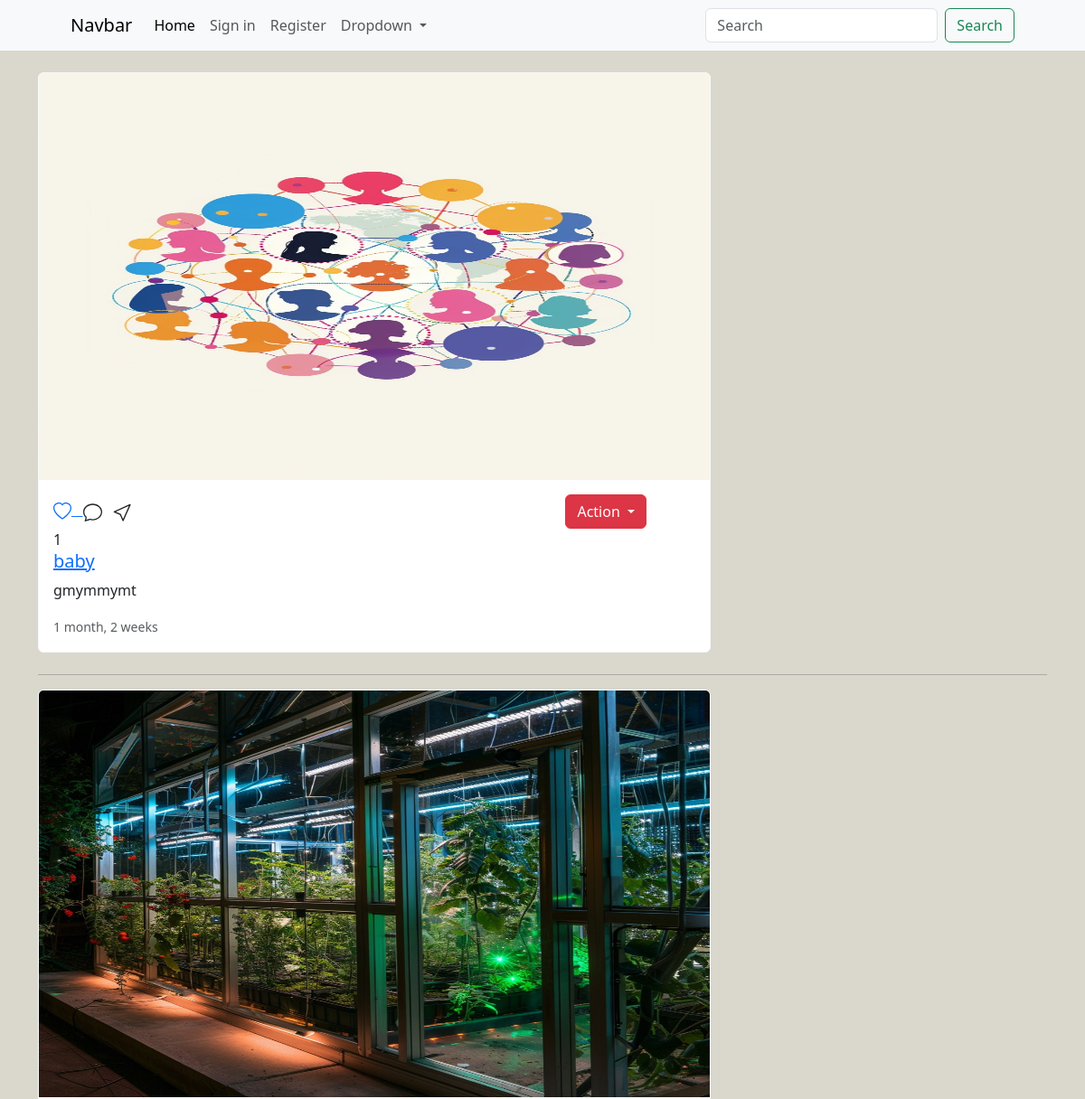
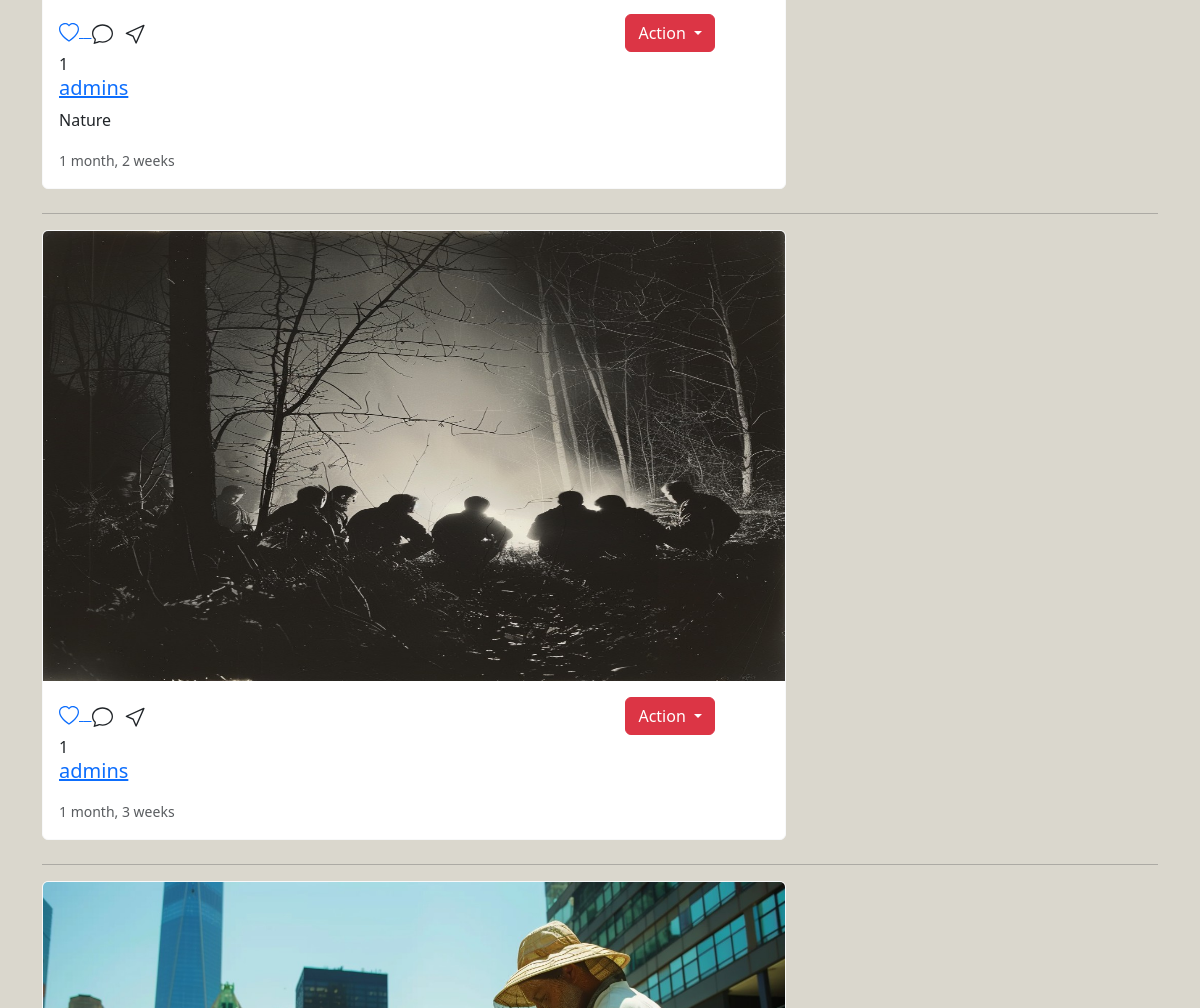
The app's page / (upper part), older data (2 pictures, top to bottom).
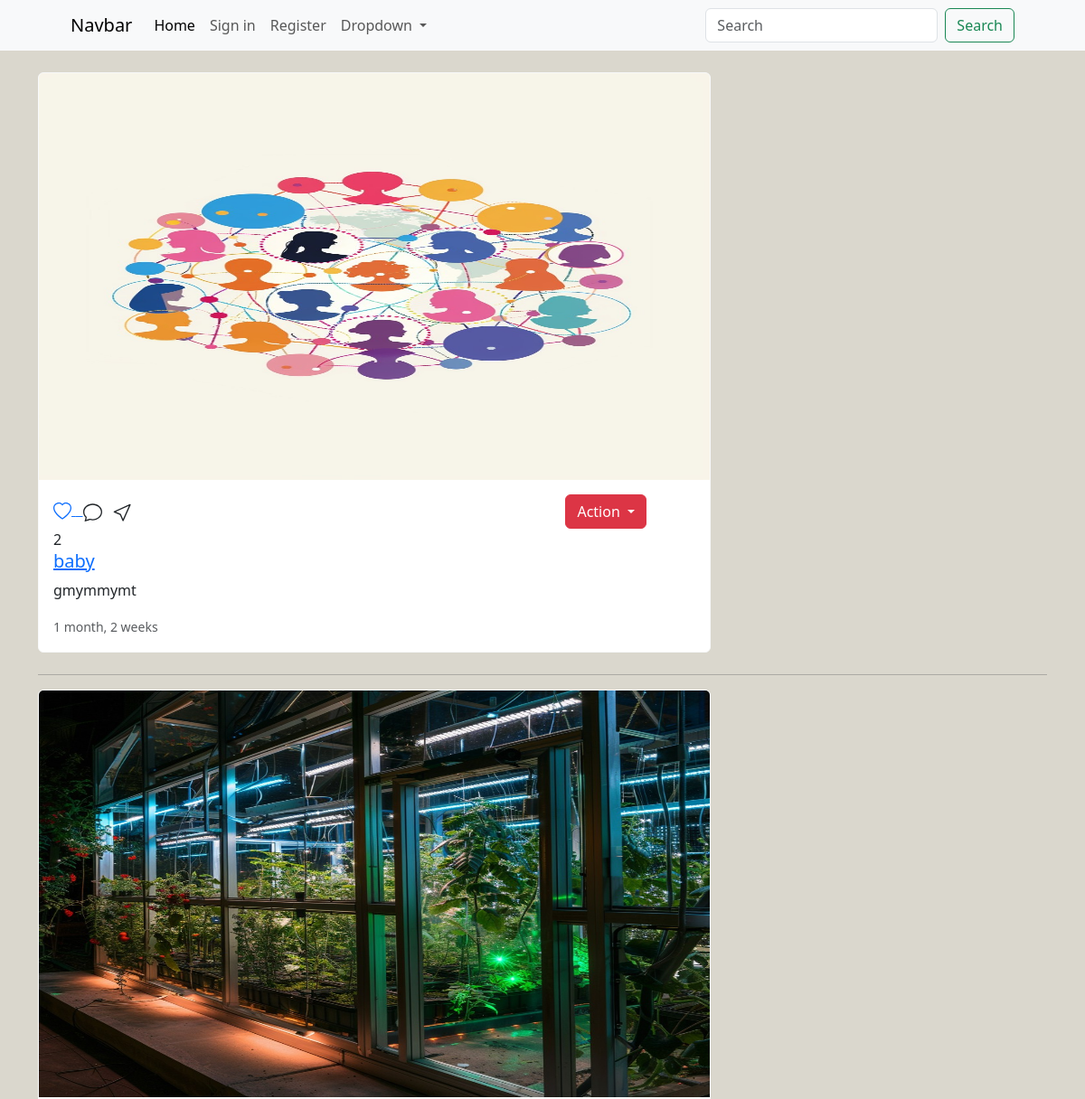
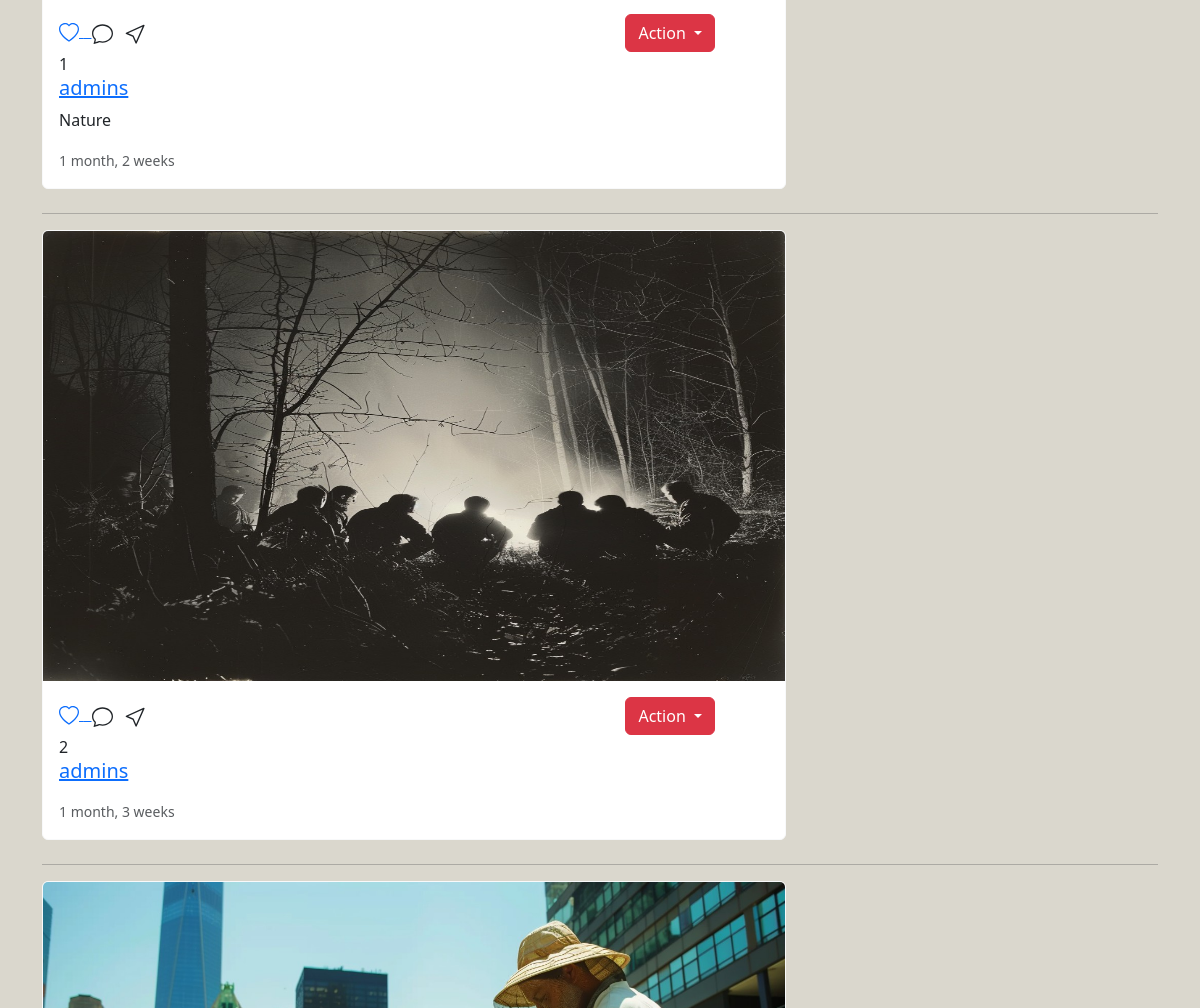
The same page, newer data (2 pictures, top to bottom).
### main/models.py (models this page shows, shortened)
class Post(models.Model):
    user = models.ForeignKey(User,on_delete=models.CASCADE)
    image = models.ImageField(upload_to='posts/')
    caption = models.TextField(blank=True)
    create_at = models.DateTimeField(auto_now_add=True)
    likes = models.IntegerField(default=0)

### main/views.py (the view)
# urls.py: 2. Add a URL to urlpatterns:  path('', views.home, name='home')
def home(request):
    posts = Post.objects.all().order_by('-create_at')
    context = {"posts":posts,}
    return render(request,'home.html',context)

### templates/home.html (shortened to what this page needs)
{% extends 'partial/main.html' %}
{% load static %}
{% block content %}
<br>
<div class="container">
    <div class="row">
        <div class="col-12">
            {% for post in posts%}
            <div class="card col-sm-8 mb-4 card border-light">
                <a href="{% url 'post_detail' post.id %}"><img src="{{post.image.url}}" class="card-img-top" alt="..." height="450"></a>
                <div class="card-body">
                    <div class="run">
                        <a href="{% url 'like_detail' post.id %}">
                        </a>
                            <div class="btn-group">
                                <button type="button" class="btn btn-danger dropdown-toggle" data-bs-toggle="dropdown" aria-expanded="false">
                                  Action
                                </button>
                            </div>
                    </div>
                    {{post.likes}}
                <a href="{% url 'profile' post.user.username %}"><h5 class="card-title">{{post.user}}</h5> </a>
                <p class="card-text">{{post.caption}}</p>
                <p class="card-text"><small class="text-body-secondary">{{post.create_at|timesince}}</small></p>
                </div>
            </div>
            <hr>
            {% endfor %}
        </div>
</div>
{% endblock %}

Row changes from the older to the newer data that the page shows:
changed Post "gmymmymt": likes "1" → "2"
changed Post "1 month, 3 weeks": likes "1" → "2"
